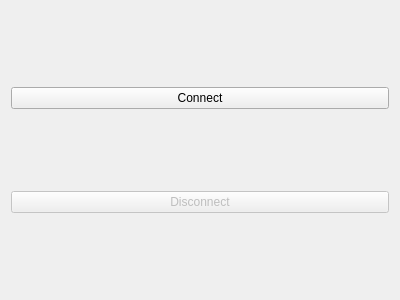
<?xml version="1.0" encoding="UTF-8"?>
<ui version="4.0">
 <class>MainWindow</class>
 <widget class="QMainWindow" name="MainWindow">
  <property name="geometry">
   <rect>
    <x>0</x>
    <y>0</y>
    <width>400</width>
    <height>300</height>
   </rect>
  </property>
  <property name="windowTitle">
   <string>MainWindow</string>
  </property>
  <widget class="QWidget" name="centralWidget">
   <layout class="QVBoxLayout" name="verticalLayout_2">
    <item>
     <widget class="QPushButton" name="btnConnect">
      <property name="text">
       <string>Connect</string>
      </property>
     </widget>
    </item>
    <item>
     <widget class="QPushButton" name="btnDisconnect">
      <property name="enabled">
       <bool>false</bool>
      </property>
      <property name="text">
       <string>Disconnect</string>
      </property>
     </widget>
    </item>
   </layout>
  </widget>
 </widget>
 <layoutdefault spacing="6" margin="11"/>
 <resources/>
 <connections/>
</ui>
